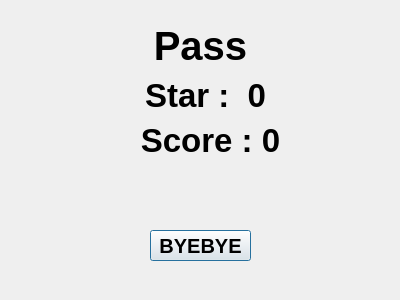
<?xml version="1.0" encoding="UTF-8"?>
<ui version="4.0">
 <class>Result</class>
 <widget class="QDialog" name="Result">
  <property name="geometry">
   <rect>
    <x>0</x>
    <y>0</y>
    <width>400</width>
    <height>300</height>
   </rect>
  </property>
  <property name="windowTitle">
   <string>Dialog</string>
  </property>
  <widget class="QLabel" name="label">
   <property name="geometry">
    <rect>
     <x>70</x>
     <y>20</y>
     <width>261</width>
     <height>51</height>
    </rect>
   </property>
   <property name="font">
    <font>
     <pointsize>30</pointsize>
     <weight>75</weight>
     <bold>true</bold>
    </font>
   </property>
   <property name="text">
    <string>Pass</string>
   </property>
   <property name="alignment">
    <set>Qt::AlignCenter</set>
   </property>
  </widget>
  <widget class="QLabel" name="label_2">
   <property name="geometry">
    <rect>
     <x>110</x>
     <y>80</y>
     <width>191</width>
     <height>31</height>
    </rect>
   </property>
   <property name="font">
    <font>
     <pointsize>25</pointsize>
     <weight>75</weight>
     <bold>true</bold>
    </font>
   </property>
   <property name="text">
    <string>Star :  0</string>
   </property>
   <property name="alignment">
    <set>Qt::AlignCenter</set>
   </property>
  </widget>
  <widget class="QLabel" name="label_3">
   <property name="geometry">
    <rect>
     <x>100</x>
     <y>120</y>
     <width>221</width>
     <height>41</height>
    </rect>
   </property>
   <property name="font">
    <font>
     <pointsize>25</pointsize>
     <weight>75</weight>
     <bold>true</bold>
    </font>
   </property>
   <property name="text">
    <string>Score : 0</string>
   </property>
   <property name="alignment">
    <set>Qt::AlignCenter</set>
   </property>
  </widget>
  <widget class="QPushButton" name="pushButton">
   <property name="geometry">
    <rect>
     <x>150</x>
     <y>230</y>
     <width>101</width>
     <height>31</height>
    </rect>
   </property>
   <property name="font">
    <font>
     <pointsize>15</pointsize>
     <weight>75</weight>
     <bold>true</bold>
    </font>
   </property>
   <property name="text">
    <string>BYEBYE</string>
   </property>
  </widget>
 </widget>
 <resources/>
 <connections/>
</ui>
